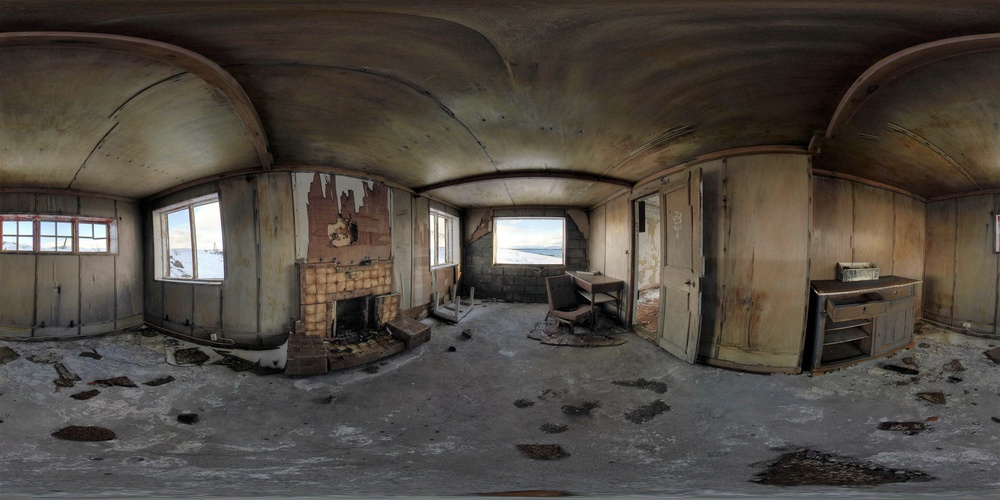
//> input picture 360.jpg, 1000 x 500 px, shrunk from 4096 x 2048 before the run
$ ./FOV 360.jpg out.png cube.jpg 2 2   (built with g++ and OpenCV 4)
//> lines starting //> are read from the running program, lines starting //| are printed output that depends on the picture

#include <opencv2/opencv.hpp>
#include <iostream>
#include <cstdlib>

using namespace cv;

double PI = 3.14159265358979323846;

int w ,h;

double tileSize;

double toRadian(double a){
    return a / 180.0 * PI;
}


double* spherical2cartesian(double the, double phi){

    double x = sin(phi)*cos(the);
    double y = sin(phi)*sin(the);
    double z = cos(phi);

    double *temp = new double[3];
    temp[0] = x;
    temp[1] = y;
    temp[2] = z;

    return temp;
}


double* spherical2coordinates(double the, double phi){

    double i,j;

    if(the > PI){
        i = (the - PI) /2/PI *w;
    }
    else{
        i = (PI + the)/2/PI * w;
    }

    j = phi /  PI * h;

    double *result = new double[2];
    result [0] = i;
    result [1] = j;

    return result;
}

double* cartesian2coordinates(double x, double y, double z){

    double the;

    if(x != 0) {
        the = atan2(y,x);

    } else {
        the = toRadian(90);
    }

    double phi = acos(z);
    return spherical2coordinates(the,phi);
}

void matrixMultiplication(double* vector, double matrix[3][3], double res[3]) {

    for (int i=0; i<3; i++) {
        for (int j=0; j<3; j++) {
            res[i] += matrix[i][j] * vector[j];
        }
    }

}


double* findPixel(int index, double x,double y) {

    int vertical;
    if (index > 2) {
        vertical = 1;
    }
    else {
        vertical = 0;
    }
    double n = (tileSize * (index%3))  + y * tileSize -1;
    double m = (tileSize * vertical) + x * tileSize -1;

    double *result = new double[2];
    result [0] = n;
    result [1] = m;

    return result;
}


//from wikipedia: https://en.wikipedia.org/wiki/Cube_mapping
double* convert_xyz_to_cube_uv(double x, double y, double z) {

    double absX = fabs(x);
    double absY = fabs(y);
    double absZ = fabs(z);

    int isXPositive = x > 0 ? 1 : 0;
    int isYPositive = y > 0 ? 1 : 0;
    int isZPositive = z > 0 ? 1 : 0;

    double maxAxis, uc, vc;
    double u,v;
    int index;
    // POSITIVE X
    if (isXPositive && absX >= absY && absX >= absZ) {
        // u (0 to 1) goes from +z to -z
        // v (0 to 1) goes from -y to +y
        maxAxis = absX;
        uc = -z;
        vc = y;
        index = 4;
    }
        // NEGATIVE X
    else if (!isXPositive && absX >= absY && absX >= absZ) {
        // u (0 to 1) goes from -z to +z
        // v (0 to 1) goes from -y to +y
        maxAxis = absX;
        uc = -z;
        vc = -y;
        index = 5;
        //printf("Index: %d,X: %lf,Y: %lf,Z:%lf\n",index,x,y,z);
    }
        // POSITIVE Y
    else if (isYPositive && absY >= absX && absY >= absZ) {
        // u (0 to 1) goes from -x to +x
        // v (0 to 1) goes from +z to -z
        maxAxis = absY;
        uc = -z;
        vc = -x;
        index = 1;
        //printf("Index: %d,X: %lf,Y: %lf,Z:%lf\n",index,x,y,z);
    }
        // NEGATIVE Y
    else  if (!isYPositive && absY >= absX && absY >= absZ) {
        // u (0 to 1) goes from -x to +x
        // v (0 to 1) goes from -z to +z
        maxAxis = absY;
        uc = -z;
        vc = x;
        index = 0;
        //printf("Index: %d,X: %lf,Y: %lf,Z:%lf\n",index,x,y,z);
    }
        // POSITIVE Z
    else  if (isZPositive && absZ >= absX && absZ >= absY) {
        // u (0 to 1) goes from -x to +x
        // v (0 to 1) goes from -y to +y
        maxAxis = absZ;
        uc = x;
        vc = y;
        index = 2;
    }
        // NEGATIVE Z
    else  if (!isZPositive && absZ >= absX && absZ >= absY) {
        // u (0 to 1) goes from +x to -x
        // v (0 to 1) goes from -y to +y
        maxAxis = absZ;
        uc = -x;
        vc = y;
        index = 3;
        //printf("Index: %d,X: %lf,Y: %lf,Z:%lf\n",index,x,y,z);
    }

    // Convert range from -1 to 1 to 0 to 1
    u = 0.5f * (uc / maxAxis + 1.0f);
    v = 0.5f * (vc / maxAxis + 1.0f);

    return findPixel(index, u, (1-v));
}

int main(int argc, char** argv) {

    int option = argv[3][0] - '0';
    //load image
    Mat image = imread(argv[1], CV_LOAD_IMAGE_COLOR);
//> image is the input picture: 500 rows x 1000 cols, CV_8UC3; mean B, G, R 65, 72.3, 78.5

    //get width and height
    w = image.cols;
//> w = 1000
    h = image.rows;
//> h = 500
    tileSize = w/3.0;
//> tileSize = 333.3

    //parameters for FoV
    int fovX = 60,fovY = 60,fw = w/(360.0/fovX) ,fh = h/(360.0/fovY);
//> fw = 166; fh = 83
    if(option == 0){
        fh = h/(180.0/fovY);
    }

    // ht is theta (horizontal), goes toward left first
    // hp is phi (vertical), goes toward up first
    double hp = atof(argv[4]),ht = atof(argv[5]);
//> hp = 2; ht = 2

    double htr = toRadian(ht);
//> htr = 0.0349
    double hpr = toRadian(hp);
//> hpr = 0.0349

    //rotation matrices
    double rot_y [3][3] = {
            {cos(hpr), 0, -sin(hpr)},
            {0, 1, 0},
            {sin(hpr), 0, cos(hpr)}
    };

    double rot_z [3][3] = {
            {cos(htr), sin(htr), 0},
            {-sin(htr), cos(htr), 0},
            {0, 0, 1}
    };

    //initialize fov image
    Mat fov(fh, fw, CV_8UC3, Scalar(0, 0, 0));

    int a = 0, b = 0;

    for (double i = 90  - fovY/2.0; i < 90 + fovY/2.0; i+= fovY*1.0/fh, b++) {

        for (double j = -fovX/2.0; j < fovX/2.0; j+= fovX*1.0/fw, a++) {

            //rotation along y axis
            double p2[] = {0.0, 0.0, 0.0};
            matrixMultiplication(spherical2cartesian(toRadian((j < 0) ? j + 360 : j), toRadian((i < 0) ? i + 180 : i)),
                                 rot_y, p2);

            //rotate along z axis
            double p3[] = {0.0, 0.0, 0.0};
            matrixMultiplication(p2, rot_z, p3);

            if (option == 0) {

                // convert 3D catesian to 2d coordinates
                double *res = cartesian2coordinates(p3[0], p3[1], p3[2]);

                //assign the pixel value
                Point temp = Point((int) (res[1]), (int) (res[0]));
                fov.at<Vec3b>(Point(a, b)) = image.at<Vec3b>(temp.x, temp.y);
            }
            else{

                double *temp = convert_xyz_to_cube_uv(p3[0], p3[1], p3[2]);
                fov.at<Vec3b>(Point(a, b)) = image.at<Vec3b>((int)(temp[1]), (int)(temp[0]));

            }


        }
        a=0;
    }
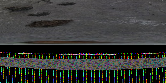
//> fov: 83 rows x 166 cols, CV_8UC3; mean B, G, R 55, 57.4, 56.2
//> after the loop, b = 83; a = 0

    //save the fov image
    imwrite(argv[2], fov);
    fov.release();

    return 0;


}
